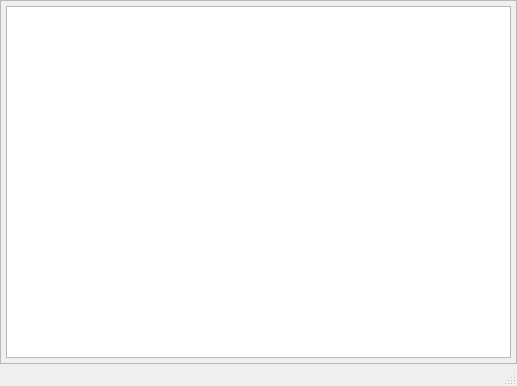
<?xml version="1.0" encoding="UTF-8"?>
<ui version="4.0">
 <class>AircraftsWindow</class>
 <widget class="QMainWindow" name="AircraftsWindow">
  <property name="geometry">
   <rect>
    <x>0</x>
    <y>0</y>
    <width>517</width>
    <height>386</height>
   </rect>
  </property>
  <property name="windowTitle">
   <string>Aircrafts</string>
  </property>
  <widget class="QWidget" name="centralwidget">
   <layout class="QHBoxLayout" name="horizontalLayout">
    <property name="spacing">
     <number>0</number>
    </property>
    <property name="leftMargin">
     <number>0</number>
    </property>
    <property name="topMargin">
     <number>0</number>
    </property>
    <property name="rightMargin">
     <number>0</number>
    </property>
    <property name="bottomMargin">
     <number>0</number>
    </property>
    <item>
     <widget class="QFrame" name="leftFrame">
      <property name="frameShape">
       <enum>QFrame::StyledPanel</enum>
      </property>
      <property name="frameShadow">
       <enum>QFrame::Raised</enum>
      </property>
      <layout class="QVBoxLayout" name="verticalLayout">
       <property name="spacing">
        <number>5</number>
       </property>
       <property name="leftMargin">
        <number>5</number>
       </property>
       <property name="topMargin">
        <number>5</number>
       </property>
       <property name="rightMargin">
        <number>5</number>
       </property>
       <property name="bottomMargin">
        <number>5</number>
       </property>
       <item>
        <widget class="QTableWidget" name="tableWidget">
         <property name="editTriggers">
          <set>QAbstractItemView::NoEditTriggers</set>
         </property>
         <property name="selectionBehavior">
          <enum>QAbstractItemView::SelectRows</enum>
         </property>
        </widget>
       </item>
      </layout>
     </widget>
    </item>
   </layout>
  </widget>
  <widget class="QMenuBar" name="menubar">
   <property name="geometry">
    <rect>
     <x>0</x>
     <y>0</y>
     <width>517</width>
     <height>22</height>
    </rect>
   </property>
  </widget>
  <widget class="QStatusBar" name="statusbar"/>
 </widget>
 <resources/>
 <connections/>
</ui>
